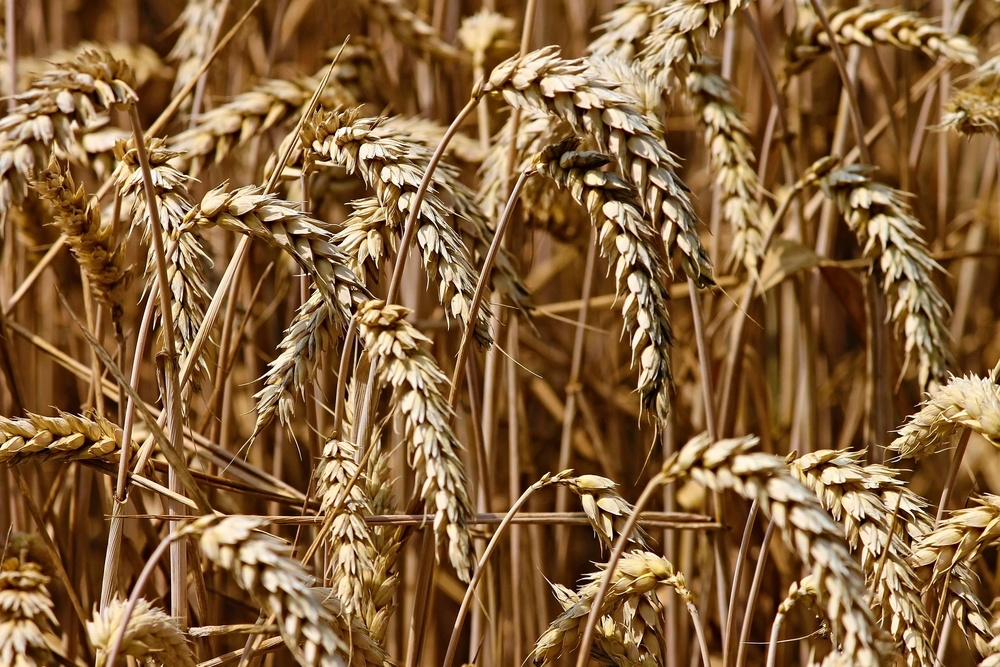
#> input picture Study_Py_OpenCV/src/wheat.jpg, 1000 x 667 px, shrunk from 1920 x 1280 before the run, found by its file name
$ python Study_Py_OpenCV_07_Detect_Edge.py   (older library calls are emulated)
#> lines starting #> are read from the running program, lines starting #| are printed output that depends on the picture
# 가장자리(Edge)는 가장 바깥 부분의 둘레를 의미하며, 객체의 테두리로 볼 수 있습니다.
# 이미지 상에서 가장자리는 전경(Foreground)과 배경(Background)이 구분되는 지점이며, 전경과 배경 사이에서 밝기가 큰 폭으로 변하는 지점이 객체의 가장자리가 됩니다.
# 그러므로 가장자리는 픽셀의 밝기가 급격하게 변하는 부분으로 간주할 수 있습니다.
# 가장자리를 찾기 위해 미분(Derivative)과 기울기(Gradient) 연산을 수행하며, 이미지 상에서 픽셀의 밝기 변화율이 높은 경계선을 찾습니다.
import cv2

src = cv2.imread("Study_Py_OpenCV/src/wheat.jpg", cv2.IMREAD_COLOR)
#> src is the input picture: shape (667, 1000, 3); mean B, G, R 59.8, 99.1, 135
# src = cv2.imread("Study_Py_OpenCV/src/DNCT/test_bale_2.jpg", cv2.IMREAD_COLOR)
gray = cv2.cvtColor(src, cv2.COLOR_BGR2GRAY)
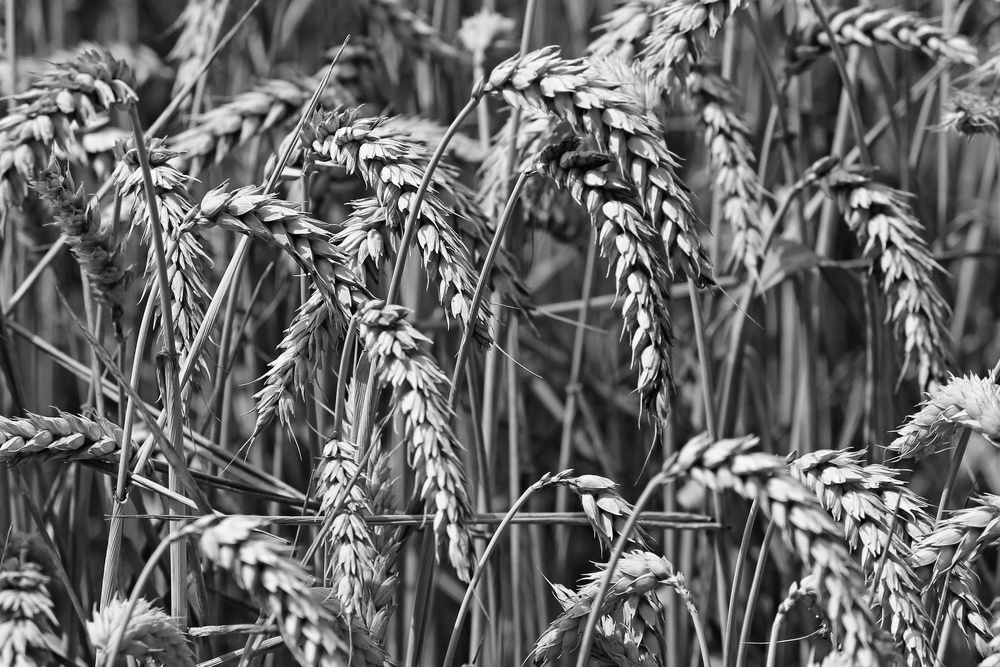
#> gray: shape (667, 1000); min 1, max 254, mean 105.4

# 소벨 함수(cv2.Sobel)로 입력 이미지에서 가장자리를 검출할 수 있습니다.
# 미분 값을 구할 때 가장 많이 사용되는 연산자이며, 인접한 픽셀들의 차이로 기울기(Gradient)의 크기를 구합니다.
# 이때 인접한 픽셀들의 기울기를 계산하기 위해 컨벌루션 연산을 수행합니다.
# dst = cv2.Sobel(src, ddepth, dx, dy, ksize, scale, delta, borderType)은 입력 이미지(src)에 출력 이미지 정밀도(ddepth)를 설정하고 dx(X 방향 미분 차수), dy(Y 방향 미분 차수), 커널 크기(ksize), 비율(scale), 오프셋(delta), 테두리 외삽법(borderType)을 설정하여 결과 이미지(dst)를 반환합니다.
# 출력 이미지 정밀도는 반환되는 결과 이미지의 정밀도를 설정합니다.
# X 방향 미분 차수는 이미지에서 X 방향으로 미분할 차수를 설정합니다.
# Y 방향 미분 차수는 이미지에서 Y 방향으로 미분할 차수를 설정합니다.
# 커널 크기는 소벨 마스크의 크기를 설정합니다. 1, 3, 5, 7 등의 홀수 값을 사용하며, 최대 31까지 설정할 수 있습니다.
# 비율과 오프셋은 출력 이미지를 반환하기 전에 적용되며, 주로 시각적으로 확인하기 위해 사용합니다.
# 픽셀 외삽법은 이미지 가장자리 부분의 처리 방식을 설정합니다.
# Tip : X 방향 미분 차수와 Y 방향 미분 차수는 합이 1 이상이여야 하며, 0의 값은 해당 방향으로 미분하지 않음을 의미합니다.
sobel = cv2.Sobel(gray, cv2.CV_8U, 1, 0, 3)
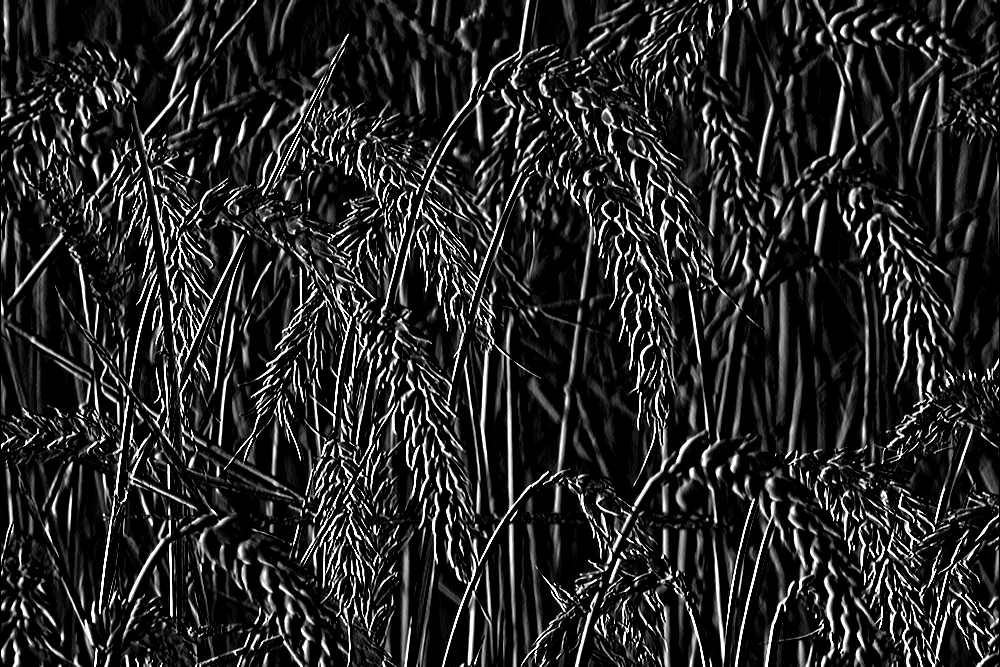
#> sobel: shape (667, 1000); min 0, max 255, mean 39.1

# 라플라시안 함수(cv2.Laplacian)로 입력 이미지에서 가장자리를 검출할 수 있습니다.
# 라플라시안은 2차 미분의 형태로 가장자리가 밝은 부분에서 발생한 것인지, 어두운 부분에서 발생한 것인지 알 수 있습니다.
# 2차 미분 방식은 X 축과 Y 축을 따라 2차 미분한 합을 의미합니다.
# dst = cv2.laplacian(src, ddepth, ksize, scale, delta, borderType)은 입력 이미지(src)에 출력 이미지 정밀도(ddepth)를 설정하고 커널 크기(ksize), 비율(scale), 오프셋(delta), 테두리 외삽법(borderType)을 설정하여 결과 이미지(dst)를 반환합니다.
# 출력 이미지 정밀도는 반환되는 결과 이미지의 정밀도를 설정합니다.
# 커널 크기는 라플라시안 필터의 크기를 설정합니다. 커널의 값이 1일 경우, 중심값이 -4인 3 x 3 Aperture Size를 사용합니다.
# 비율과 오프셋은 출력 이미지를 반환하기 전에 적용되며, 주로 시각적으로 확인하기 위해 사용합니다.
# 픽셀 외삽법은 이미지 가장자리 부분의 처리 방식을 설정합니다.
laplacian = cv2.Laplacian(gray, cv2.CV_8U, ksize = 3)
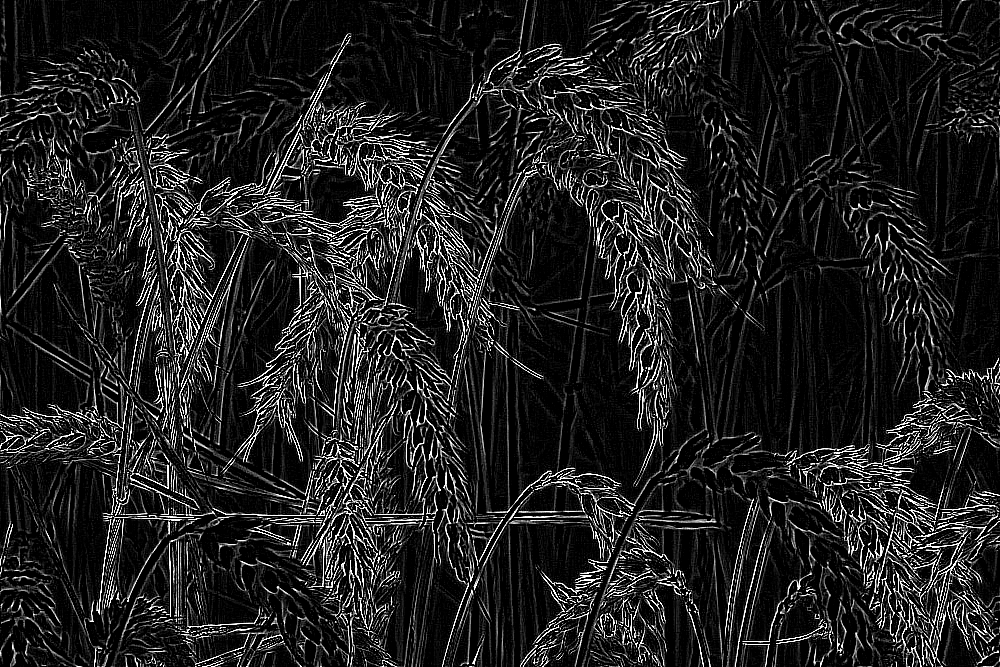
#> laplacian: shape (667, 1000); min 0, max 255, mean 32.5

# 캐니 함수(cv2.Canny)로 입력 이미지에서 가장자리를 검출할 수 있습니다.
# 캐니 엣지는 라플라스 필터 방식을 개선한 방식으로 x와 y에 대해 1차 미분을 계산한 다음, 네 방향으로 미분합니다.
# 네 방향으로 미분한 결과로 극댓값을 갖는 지점들이 가장자리가 됩니다.
# 앞서 설명한 가장자리 검출기보다 성능이 월등히 좋으며 노이즈에 민감하지 않아 강한 가장자리를 검출하는 데 목적을 둔 알고리즘입니다.
# dst = cv2.Canny(src, threshold1, threshold2, apertureSize, L2gradient)는 입력 이미지(src)를 하위 임곗값(threshold1), 상위 임곗값(threshold2), 소벨 연산자 마스크 크기(apertureSize), L2 그레이디언트(L2gradient)을 설정하여 결과 이미지(dst)를 반환합니다.
# 하위 임곗값과 상위 임곗값으로 픽셀이 갖는 최솟값과 최댓값을 설정해 검출을 진행합니다.
# 픽셀이 상위 임곗값보다 큰 기울기를 가지면 픽셀을 가장자리로 간주하고, 하위 임곗값보다 낮은 경우 가장자리로 고려하지 않습니다.
# 소벨 연산자 마스크 크기는 소벨 연산을 활용하므로, 소벨 마스크의 크기를 설정합니다.
# L2 그레이디언트는 L2-norm으로 방향성 그레이디언트를 정확하게 계산할지, 정확성은 떨어지지만 속도가 더 빠른 L1-norm으로 계산할지를 선택합니다.
canny = cv2.Canny(src, 100, 255)
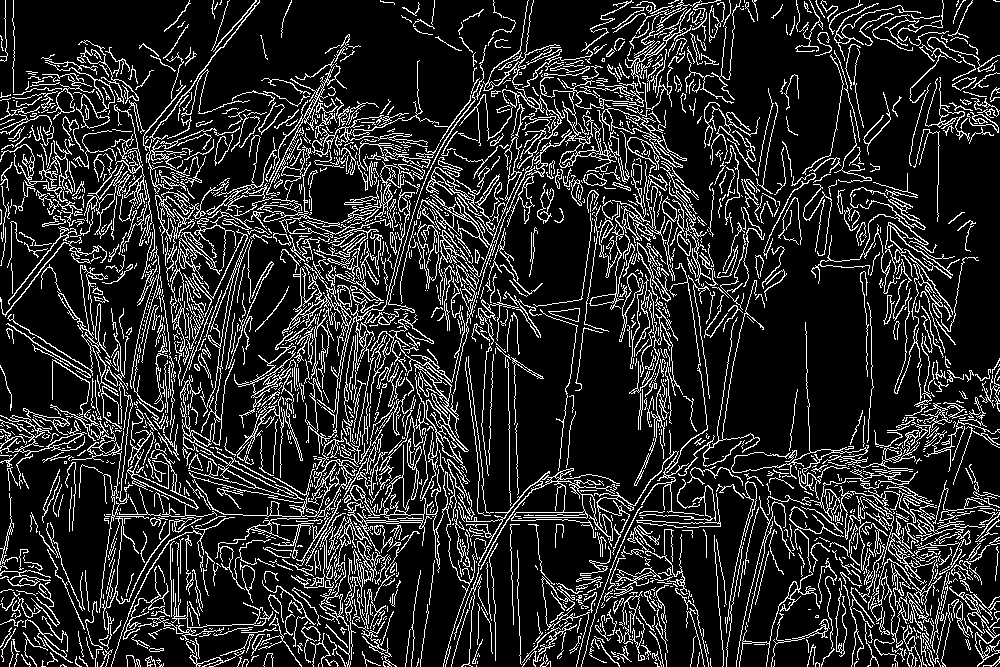
#> canny: shape (667, 1000); 16% white in thin lines or dots

cv2.imshow("sobel", sobel)
cv2.imshow("laplacian", laplacian)
cv2.imshow("canny", canny)

cv2.waitKey()
cv2.destroyAllWindows()
